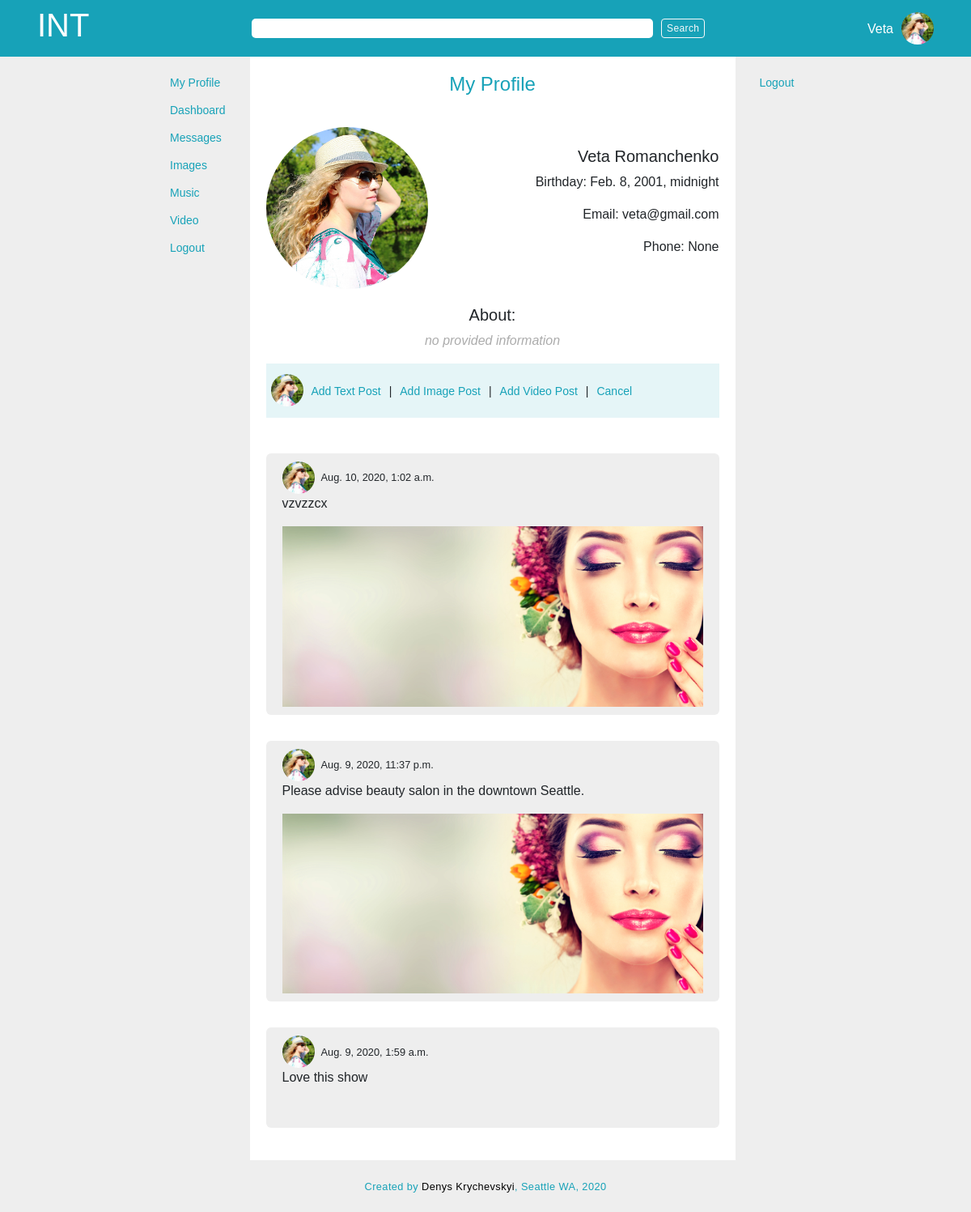
The page /user/3/profile (signed in) on the database its author committed.
### app_one/models.py (models this page shows, shortened)
class User(models.Model):
    first_name = models.CharField(max_length = 255)
    last_name = models.CharField(max_length = 255)
    nickname = 	models.CharField(max_length = 50, blank=True, null = True)
    initials = 	models.CharField(max_length = 10, blank=True, null = True)
    birth_date = models.DateTimeField()
    avatar = models.ImageField(upload_to='avatars', default=None, blank=True, null = True)	#upload to avatars is a directory inside media directory, it will go like media/avatars
    email = models.TextField()
    phone_num = models.IntegerField(blank=True, null = True)
    about = models.TextField(blank=True, null = True)
    password = models.TextField()
    location = models.CharField(max_length = 255, blank=True, null = True)
    created_at = models.DateTimeField(auto_now_add = True)
    updated_at = models.DateTimeField(auto_now = True)
    objects = UserManager()

class Post(models.Model):
    title = models.CharField(max_length = 255, null = True, blank=True)
    content = models.TextField()
    post_image = models.ImageField(upload_to='post_images', default=None, blank=True, null = True)
    poster = models.ForeignKey(User, related_name = 'poster', on_delete=models.CASCADE)
    created_at = models.DateTimeField(auto_now_add = True)
    updated_at = models.DateTimeField(auto_now = True)
    objects = PostManager()

### app_one/views.py (the view)
# urls.py: path('user/<int:user_id>/profile', views.user_profile),
def user_profile(request, user_id):
    cur_user = User.objects.get(id=user_id)
    user_posts = cur_user.poster.all().order_by('-created_at')
    context = {
        'curr_user':User.objects.get(id=request.session['user_id']),
        'user':cur_user,
        'user_posts':user_posts
    }
    return render(request, 'profile.html', context)

### app_one/templates/profile.html (shortened to what this page needs)
{% load embed_video_tags %}
<!DOCTYPE html>
<html lang="en">
<head>
    {% include 'head.html' %}
</head>
<body>
    <div class="outer_container">
        {% include 'search.html' %}
        <div class="inner_container">
            <div class="inner">
                {% include 'navbar.html' %}
                <div class="main_container">
                    <div class="page_title_container">
                        <h4>My Profile</h4>
                    </div>
                    <div class="profile_page_container">
                        <div class="avatar_img">
                            <img src="{{ MEDIA_URL }}{{ user.avatar }}" alt="{{ post.poster.first_name}}'s avatar">
                            <div class="profile_info">
                                <h5>{{ user.first_name }} {{ user.last_name }}</h5>
                                <p>Birthday: {{ user.birth_date}}</p>
                                <p>Email: {{ user.email}}</p>
                                <p>Phone: {{ user.phone_num}}</p>
                            </div>
                        </div>
                        <div class="about_user">
                            <h5>About:</h5>
                            {% if len.user.about > 0 %}
                            <p>{{ user.about}}</p>
                            {% else %}
                            <p class="no_provided">no provided information</p>
                            {% endif %}
                        </div>
                        <div id="user_post_info">
                            <div class="avatar">
                                <img src="{{ MEDIA_URL }}{{ user.avatar }}" alt="{{ post.poster.first_name}}'s avatar">
                            </div>
                            <div class="which_form">
                                <p id ='text_post_btn'>Add Text Post</p>
                                <p class="devider"> | </p>
                                <p id ='image_post_btn'>Add Image Post</p>
                                <p class="devider"> | </p>
                                <p id ='video_post_btn'>Add Video Post</p>
                                <p class="devider"> | </p>
                                <p id ='cancel_post_btn'>Cancel</p>
                            </div>
                        </div>
                        <br>
                        {% for post in user_posts %}
                        <div class="post_container jumbotron jumbotron-fluid">
                            <div class="post_header">
                                <div class="avatar">
                                    <img class="avatar_big" src="{{ MEDIA_URL }}{{ post.poster.avatar }}" alt="{{ post.poster.first_name}}'s avatar">
                                </div>
                                <small class="ml-2">{{ post.created_at }}</small>
                            </div>
                            <p>{{ post.content }}</p>
                            <div class="post_image_container">
                                <img src="{{ MEDIA_URL }}{{ post.post_image }}" alt="{{post_image.name}}">
                            </div>
                        </div>
                        {% endfor %}
                    </div>
                </div>
                {% include 'sidebar.html' %}
            </div>
        </div>
    {% include 'footer.html' %}
    </div>
</body>
</html>

### app_one/templates/search.html
<div id="search_bar_container">
    <div id="search_bar">
        <div class="logo_container">
            <h1>INT</h1>
        </div>
        <div class="form_container">
            <form action="" method="post" class="form-inline">
                <input class="search_bar1" type="search" name="" id="">
                <button class="btn btn-outline-light search_bar1_btn" type="submit">Search</button>
            </form>
        </div>
        <div class="current_user_container">
            {% if request.session.user_id != null %}
            <p>{{ curr_user.first_name }}</p>
            <img src="{{ MEDIA_URL }}{{ curr_user.avatar }}" alt="avatar">
            {% endif %}
        </div>
    </div>
</div>

### app_one/static/css/style.css (style rules this page uses)
* { margin: 0; padding: 0; -webkit-box-sizing: border-box; box-sizing: border-box; font-family: Arial, Helvetica, sans-serif; }
.outer_container { width: 100%; height: 100%; min-height: 92vh; background-color: #eeeeee; }
#search_bar_container { width: 100%; height: 70px; background-color: #17a2b8; display: -webkit-box; display: -ms-flexbox; display: flex; -webkit-box-align: center; -ms-flex-align: center; align-items: center; -webkit-box-pack: justify; -ms-flex-pack: justify; justify-content: space-between; }
#search_bar_container .form_container .search_bar1 { outline: none; border: none; min-width: 31rem; border-radius: 5px; margin-right: 10px; }
#search_bar_container .form_container .search_bar1_btn { padding: 0; font-size: 12px; padding: 2px 6px; letter-spacing: 0.4px; }
#search_bar_container #search_bar { width: 94%; display: -webkit-box; display: -ms-flexbox; display: flex; -webkit-box-align: center; -ms-flex-align: center; align-items: center; -webkit-box-pack: justify; -ms-flex-pack: justify; justify-content: space-between; margin: auto; padding: 5px 10px; }
#search_bar_container #search_bar .logo_container { color: white; }
#search_bar_container #search_bar .current_user_container { display: -webkit-box; display: -ms-flexbox; display: flex; -webkit-box-align: center; -ms-flex-align: center; align-items: center; }
#search_bar_container #search_bar .current_user_container p { margin-right: 10px; padding-top: 18px; color: white; }
#search_bar_container #search_bar .current_user_container img { width: 40px; height: 40px; border-radius: 50%; }
.inner_container { width: 1000px; margin: auto; padding-left: 100px; min-height: 86vh; }
.inner_container .inner { display: -webkit-box; display: -ms-flexbox; display: flex; width: 700px; height: 100%; }
.main_container { background-color: white; width: 600px; min-width: 600px; margin: auto; }
.main_container .page_title_container { margin-top: 10px; padding: 10px; text-align: center; color: #17a2b8; font-weight: 900; }
.post_container { background-color: #eeeeee; border-radius: 6px; margin-top: 20px; padding: 10px 20px; }
.post_container .post_header { display: -webkit-box; display: -ms-flexbox; display: flex; -webkit-box-align: center; -ms-flex-align: center; align-items: center; }
.post_container .post_image_container { margin: 0; padding: 0; }
.post_container .post_image_container img { width: 100%; height: auto; margin: 0; padding: 0; }
.post_container:last-child { margin-bottom: 20px; }
.avatar > img { width: 40px; height: 40px; border-radius: 50%; }
.profile_page_container { padding: 20px; }
.profile_page_container .avatar_img { display: -webkit-box; display: -ms-flexbox; display: flex; -webkit-box-align: center; -ms-flex-align: center; align-items: center; -webkit-box-pack: justify; -ms-flex-pack: justify; justify-content: space-between; }
.profile_page_container .avatar_img img { width: 200px; height: 200px; border-radius: 50%; }
.profile_page_container .avatar_img .profile_info { text-align: right; }
.profile_page_container .about_user { margin-top: 20px; text-align: center; }
.no_provided { font-style: italic; color: #acacac; }
#user_post_info { display: -webkit-box; display: -ms-flexbox; display: flex; -webkit-box-align: center; -ms-flex-align: center; align-items: center; padding: 6px; background-color: #93d4de3d; }
.which_form { display: -webkit-box; display: -ms-flexbox; display: flex; font-size: 14px; margin-left: 10px; padding-top: 18px; }
.devider { margin: 0 10px; }
#text_post_btn, #image_post_btn, #video_post_btn, #cancel_post_btn { color: #17a2b8; cursor: pointer; }

### rows shown on the page
User: first_name "Veta", avatar (picture), last_name "Romanchenko", birth_date "Feb. 8, 2001, midnight", email "veta@gmail.com", phone_num "None"
Post: poster.avatar (picture), created_at "Aug. 10, 2020, 1:02 a.m.", content "vzvzzcx", post_image (picture)
Post: poster.avatar (picture), created_at "Aug. 9, 2020, 11:37 p.m.", content "Please advise beauty salon in the downtown Seattle.", post_image (picture)
Post: poster.avatar (picture), created_at "Aug. 9, 2020, 1:59 a.m.", content "Love this show"
